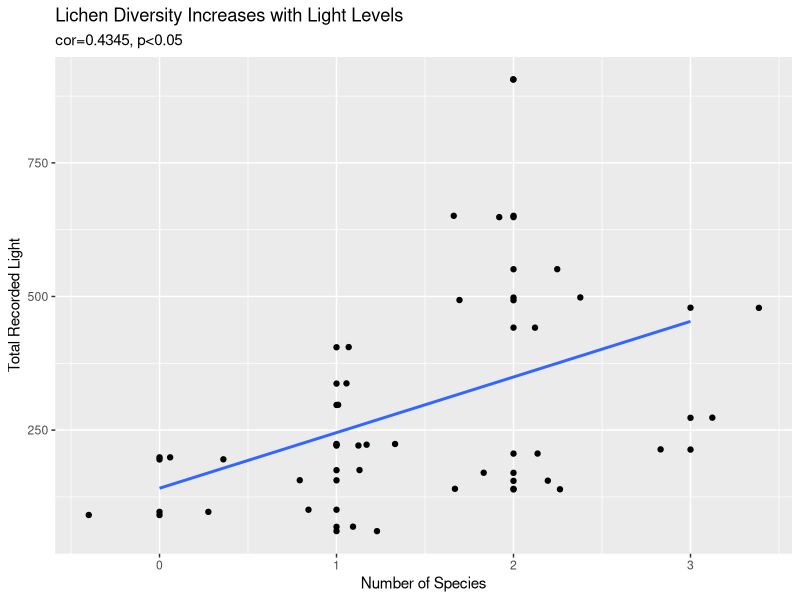
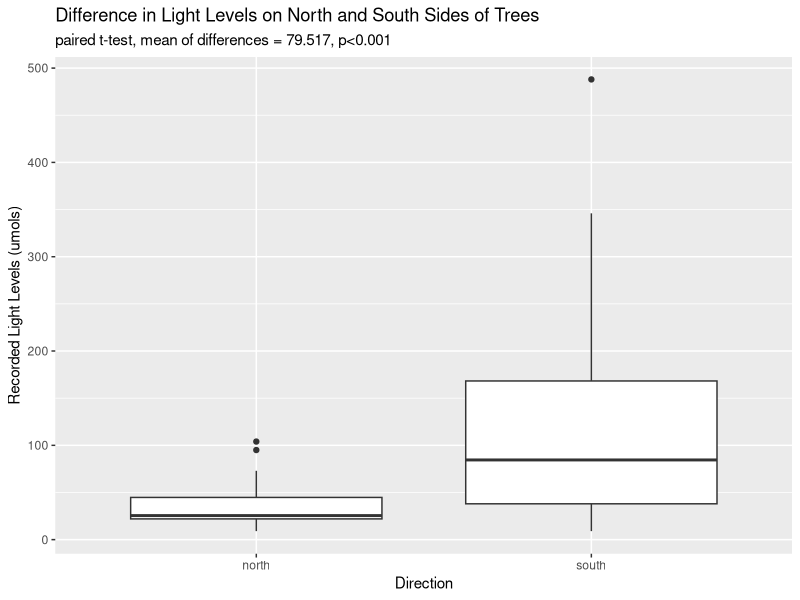
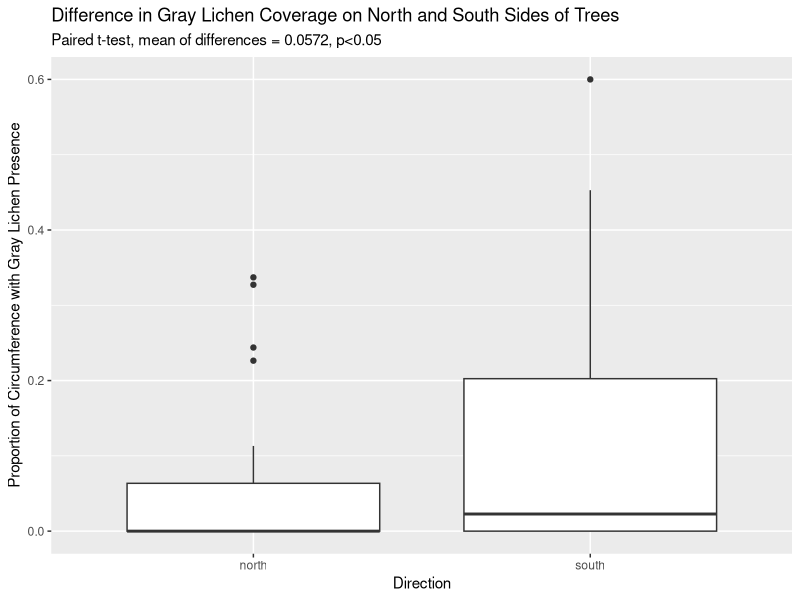

Here is the R script that generated these plots, in order:
## ---- chunk 1
knitr::opts_chunk$set(echo = TRUE)
library(tidyverse)
lichendata<-read_csv("Lichen Data - Sheet1.csv")
## ---- chunk 2
lichenclean<-lichendata%>%
  rename("lichenpresence"="Lichen presence","speciesnum"="number lichen species","north"="light N (umols)","east"="light E", "south"="light S","west"="light W","percentcoverage"="Percentage of Tree covered by lichen", "yellow_north"="Yellow Lichen North", "yellow_south"="Yellow Lichen South","yellow_total"="Yellow lichen total","green_south"="Green Lichen South","green_north"="Green Lichen North","green_total"="Green Lichen Total","gray_south"="Gray Lichen South Side","gray_north"="Gray Lichen North Side...18","gray_total"="Gray Lichen Total...19","total_south"="Lichen on South Total...24","total_north"="Lichen on North Total...25","north_coverage"="North percent coverage","south_coverage"="South Percent coverage","bottom"="Lichen on South Total...20","top"="Gray Lichen Total...23","tree"="f")%>%
  select(!bottom:top)

lichen_long<-lichenclean%>%
  pivot_longer(yellow_south:total_north,names_to=c("species","lichen_dir"),values_to="lichen_cov",names_sep = "_")%>%
  mutate("lichen_covprop"=lichen_cov/(circumference/2))

light_long<-lichenclean%>%
  pivot_longer(north:west,names_to = "light_dir",values_to = "light_cov")
## ---- chunk 3
#total light coverage w total lichen coverage --> no signifcant correlation, p>0.05 but 0.11
light_perc<-light_long%>%
  group_by(tree)%>%
  mutate("total_light"=sum(light_cov))%>%
  summarize(total_light,percentcoverage)
cor.test(light_perc$total_light,light_perc$percentcoverage)

#total light vs lichen for each species 
light_spec<-lichen_long%>%
  group_by(tree)%>%
  filter(lichen_dir=="total")%>%
  summarize("total_light"=sum(north,east,south,west),species,lichen_covprop)

#green not significant, p>0.05
green<-light_spec%>%
  filter(species=="green")
cor.test(green$lichen_covprop,green$total_light)

#yellow not significant p>0.05
yellow<-light_spec%>%
  filter(species=="yellow")
cor.test(yellow$lichen_covprop,yellow$total_light)

#grey not significant p>0.05
gray<-light_spec%>%
  filter(species=="gray")
cor.test(gray$lichen_covprop,gray$total_light)

#total light vs lichen diversity - significant at the p<0.05 level, there is a positive correlation between total light levels and total number of species of lichen 
light_div<-light_long%>%
  group_by(tree)%>%
  summarize("total_light"=sum(light_cov),speciesnum=mean(speciesnum))
cor.test(light_div$speciesnum,light_div$total_light)
## ---- chunk 4
#light on north and south - significant difference p-value <0.001 
t.test(lichenclean$north,lichenclean$south, paired=TRUE)

#lichen on north and south - not significant, p-value>0.05 
t.test(lichenclean$north_coverage,lichenclean$south_coverage,paired=TRUE)

#lichen on north and south for green- not significant, p-value >0.05
green_south<-lichen_long%>%
  filter(species=="green",lichen_dir=="south")
green_north<-lichen_long%>%
  filter(species=="green",lichen_dir=="north")
t.test(green_south$lichen_covprop,green_north$lichen_covprop,paired=TRUE)

#for yellow - not significant p>0.05
yellow_south<-lichen_long%>%
  filter(species=="yellow",lichen_dir=="south")
yellow_north<-lichen_long%>%
  filter(species=="yellow",lichen_dir=="north")
t.test(yellow_south$lichen_covprop,yellow_north$lichen_covprop,paired=TRUE)


#for grey - signficant at the p<0.05, true difference is > 0 (more on south than north)
gray_south<-lichen_long%>%
  filter(species=="gray",lichen_dir=="south")
gray_north<-lichen_long%>%
  filter(species=="gray",lichen_dir=="north")
t.test(gray_south$lichen_covprop,gray_north$lichen_covprop,paired=TRUE)

#for differences in diversity - not significant, p>0.05
div<-lichen_long%>%
  mutate("lichen_pres"=factor(ifelse(lichen_cov>0, "1", "0")))

div_north<-div%>% #getting species diversity for north side
  filter(lichen_dir=="north")%>%
  filter(species!="total")%>%
  select(tree,lichen_pres)%>%
  mutate("lichen_pres"=as.numeric(lichen_pres)-1)%>%
  group_by(tree)%>%
  summarize("diversity"=sum(lichen_pres))

div_south<-div%>% #getting species diversity for south side
  filter(lichen_dir=="south")%>%
  filter(species!="total")%>%
  select(tree,lichen_pres)%>%
  mutate("lichen_pres"=as.numeric(lichen_pres)-1)%>%
  group_by(tree)%>%
  summarize("diversity"=sum(lichen_pres))

t.test(div_north$diversity,div_south$diversity,paired=TRUE)
## ---- chunk 5
ggplot(light_div,aes(x=speciesnum,y=total_light))+
  geom_point()+
  geom_smooth(method="lm",se=FALSE)+
  geom_jitter()+
  labs(title="Lichen Diversity Increases with Light Levels",subtitle="cor=0.4345, p<0.05",y="Total Recorded Light",x = "Number of Species")
## ---- chunk 6
light_long_fig<-light_long%>%
  filter(light_dir=="north"|light_dir=="south")
ggplot(light_long_fig)+
  geom_boxplot(aes(x=light_dir,y=light_cov))+
  labs(x="Direction",y="Recorded Light Levels (umols)",title="Difference in Light Levels on North and South Sides of Trees",subtitle="paired t-test, mean of differences = 79.517, p<0.001")
## ---- chunk 7
gray_south<-gray_south%>%
  select(tree,lichen_covprop)%>%
  mutate("south"=lichen_covprop)%>%
  select(tree,south)
gray_north<-gray_north%>%
  select(tree,lichen_covprop)%>%
  mutate("north"=lichen_covprop)%>%
  select(tree,north)
gray_coverage<-left_join(gray_south,gray_north,by="tree")%>%
  pivot_longer(south:north,names_to="direction",values_to = "coverage_prop")

ggplot(gray_coverage)+
  geom_boxplot(aes(x=direction,y=coverage_prop))+
  labs(title="Difference in Gray Lichen Coverage on North and South Sides of Trees",subtitle="Paired t-test, mean of differences = 0.0572, p<0.05", x = "Direction", y= "Proportion of Circumference with Gray Lichen Presence")
